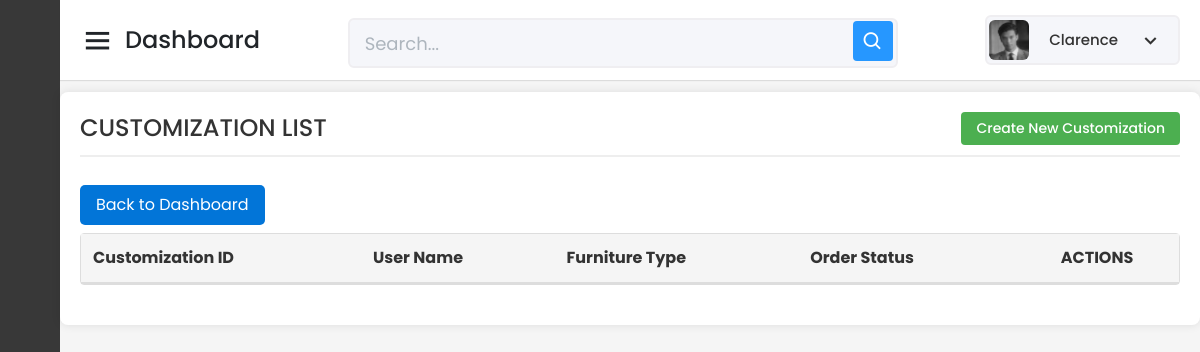
Before: /Capstone_Admin/customize/read-all-custom-form.php (signed in) with the older database file.
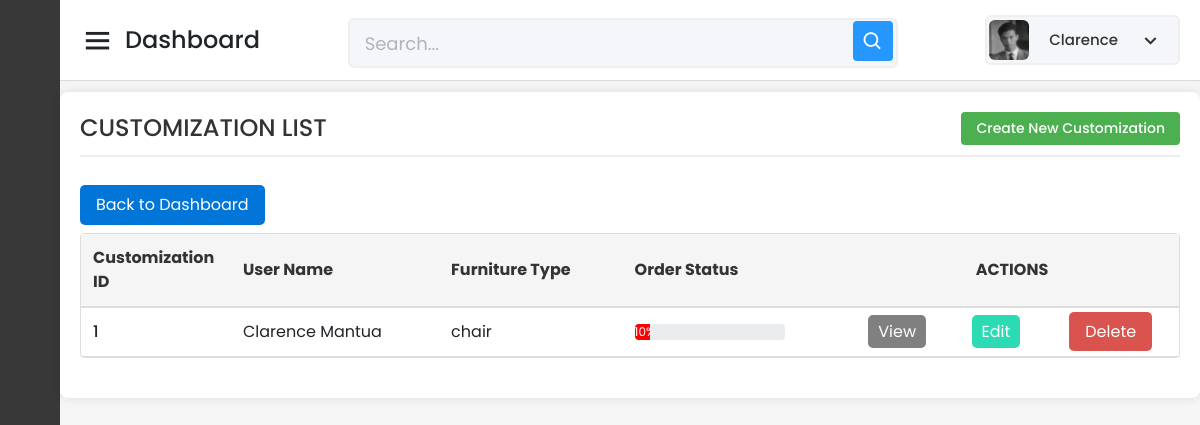
After: the same page with the newer database file.
### tables this page shows
CREATE TABLE `tbl_customizations` (
  `Customization_ID` int(11) NOT NULL AUTO_INCREMENT,
  `User_ID` varchar(150) NOT NULL,
  `Furniture_Type` varchar(255) NOT NULL,
  `Furniture_Type_Additional_Info` text DEFAULT NULL,
  `Standard_Size` varchar(100) DEFAULT NULL,
  `Desired_Size` varchar(100) DEFAULT NULL,
  `Color` varchar(50) DEFAULT NULL,
  `Color_Image_URL` varchar(255) DEFAULT NULL,
  `Color_Additional_Info` text DEFAULT NULL,
  `Texture` varchar(50) DEFAULT NULL,
  `Texture_Image_URL` varchar(255) DEFAULT NULL,
  `Texture_Additional_Info` text DEFAULT NULL,
  `Wood_Type` varchar(50) DEFAULT NULL,
  `Wood_Image_URL` varchar(255) DEFAULT NULL,
  `Wood_Additional_Info` text DEFAULT NULL,
  `Foam_Type` varchar(50) DEFAULT NULL,
  `Foam_Image_URL` varchar(255) DEFAULT NULL,
  `Foam_Additional_Info` text DEFAULT NULL,
  `Cover_Type` varchar(50) DEFAULT NULL,
  `Cover_Image_URL` varchar(255) DEFAULT NULL,
  `Cover_Additional_Info` text DEFAULT NULL,
  `Design` varchar(255) DEFAULT NULL,
  `Design_Image_URL` varchar(255) DEFAULT NULL,
  `Design_Additional_Info` text DEFAULT NULL,
  `Tile_Type` varchar(50) DEFAULT NULL,
  `Tile_Image_URL` varchar(255) DEFAULT NULL,
  `Tile_Additional_Info` text DEFAULT NULL,
  `Metal_Type` varchar(50) DEFAULT NULL,
  `Metal_Image_URL` varchar(255) DEFAULT NULL,
  `Metal_Additional_Info` text DEFAULT NULL,
  `Order_Status` int(3) NOT NULL DEFAULT 0,
  `Product_Status` int(3) NOT NULL DEFAULT 0,
  `Request_Date` timestamp NOT NULL DEFAULT current_timestamp(),
  `Last_Update` timestamp NOT NULL DEFAULT current_timestamp() ON UPDATE current_timestamp(),
  `Product_ID` int(11) DEFAULT NULL,
  `Stop_Reason` varchar(255) DEFAULT NULL,
  `Progress_Pic_10` varchar(255) DEFAULT NULL,
  `Progress_Pic_20` varchar(255) DEFAULT NULL,
  `Progress_Pic_30` varchar(255) DEFAULT NULL,
  `Progress_Pic_40` varchar(255) DEFAULT NULL,
  `Progress_Pic_50` varchar(255) DEFAULT NULL,
  `Progress_Pic_60` varchar(255) DEFAULT NULL,
  `Progress_Pic_70` varchar(255) DEFAULT NULL,
  `Progress_Pic_80` varchar(255) DEFAULT NULL,
  `Progress_Pic_90` varchar(255) DEFAULT NULL,
  `Progress_Pic_100` varchar(255) DEFAULT NULL,
  PRIMARY KEY (`Customization_ID`),
  KEY `User_ID` (`User_ID`),
  CONSTRAINT `tbl_customizations_ibfk_1` FOREIGN KEY (`User_ID`) REFERENCES `tbl_user_info` (`User_ID`)
);

### Capstone_Admin/customize/read-all-custom-form.php (the view, shortened to what the changed rows need)
<?php
include '../config/database.php';
$search = isset($_GET['search']) ? $_GET['search'] : '';
$query = "
    SELECT
        c.Customization_ID,
        CONCAT(u.First_Name, ' ', u.Last_Name) AS User_Name,
        c.Furniture_Type,
        c.Order_Status
    FROM tbl_customizations c
    JOIN tbl_user_info u ON c.User_ID = u.User_ID
    WHERE u.First_Name LIKE :search
    OR u.Last_Name LIKE :search
    OR c.Furniture_Type LIKE :search
    OR c.Order_Status LIKE :search
";
$stmt = $pdo->prepare($query);
$searchParam = '%' . $search . '%';
$stmt->bindParam(':search', $searchParam, PDO::PARAM_STR);
$stmt->execute();
$customizations = $stmt->fetchAll(PDO::FETCH_ASSOC);
?>
<!DOCTYPE html>
<html lang="en" dir="ltr">
<head>
    <link href="../static/css/bootstrap.min.css" rel="stylesheet">
    <link href="../static/css-files/dashboard.css" rel="stylesheet">
    <link href="../static/css-files/button.css" rel="stylesheet">
    <link href="../static/css-files/admin_homev2.css" rel="stylesheet">
    <link href="https://unpkg.com/boxicons@2.0.7/css/boxicons.min.css" rel="stylesheet" />
</head>
<body>
    <section class="home-section">
        <br><br><br>
        <div class="container_boxes">
            <form name="frmCustomizations" method="POST" action="">
                <table>
                    <tr>
                        <th>Customization ID</th>
                        <th>User Name</th>
                        <th>Furniture Type</th>
                        <th>Order Status</th>
                        <th colspan="3" style="text-align: center;">ACTIONS</th>
                    </tr>
                    <?php
                    foreach ($customizations as $customization) {
                        $customizationID = htmlspecialchars($customization["Customization_ID"]);
                        $userName = htmlspecialchars($customization["User_Name"]);
                        $furnitureType = htmlspecialchars($customization["Furniture_Type"]);
                        $orderStatus = $customization["Order_Status"];
                        echo '
                        <tr>
                            <td>'.$customizationID.'</td>
                            <td>'.$userName.'</td>
                            <td>'.$furnitureType.'</td>
                            <td>
                                <div class="progress" style="width: 150px;">
                                    <div class="progress-bar" role="progressbar"
                                         style="width: '.$orderStatus.'%; background-color: '.getColorForStatus($orderStatus).';"
                                         aria-valuenow="'.$orderStatus.'" aria-valuemin="0" aria-valuemax="100">
                                        '.$orderStatus.'%
                                    </div>
                                </div>
                            </td>
                            <td style="text-align: center;"><a class="buttonView" href="read-one-custom-form.php?id='.$customizationID.'" target="_parent">View</a></td>
                            <td style="text-align: center;"><a class="buttonEdit" href="update-custom-form.php?id='.$customizationID.'" target="_parent">Edit</a></td>
                            <td style="text-align: center;"><a class="buttonDelete" href="delete-custom-form.php?id='.$customizationID.'" target="_parent">Delete</a></td>
                        </tr>';
                    }
                    function getColorForStatus($status) {
                        if ($status < 30) {
                            return '#ff0000';
                        } elseif ($status < 60) {
                            return '#ffa500';
                        } elseif ($status < 90) {
                            return '#ffff00';
                        } else {
                            return '#008000';
                        }
                    }
                    ?>
                </table>
            </form>
        </div>
    </section>
</body>
</html>

Changed rows visible on the page:
added tbl_customizations: Customization_ID "1", userName "Clarence Mantua", Furniture_Type "chair", Order_Status "10"
